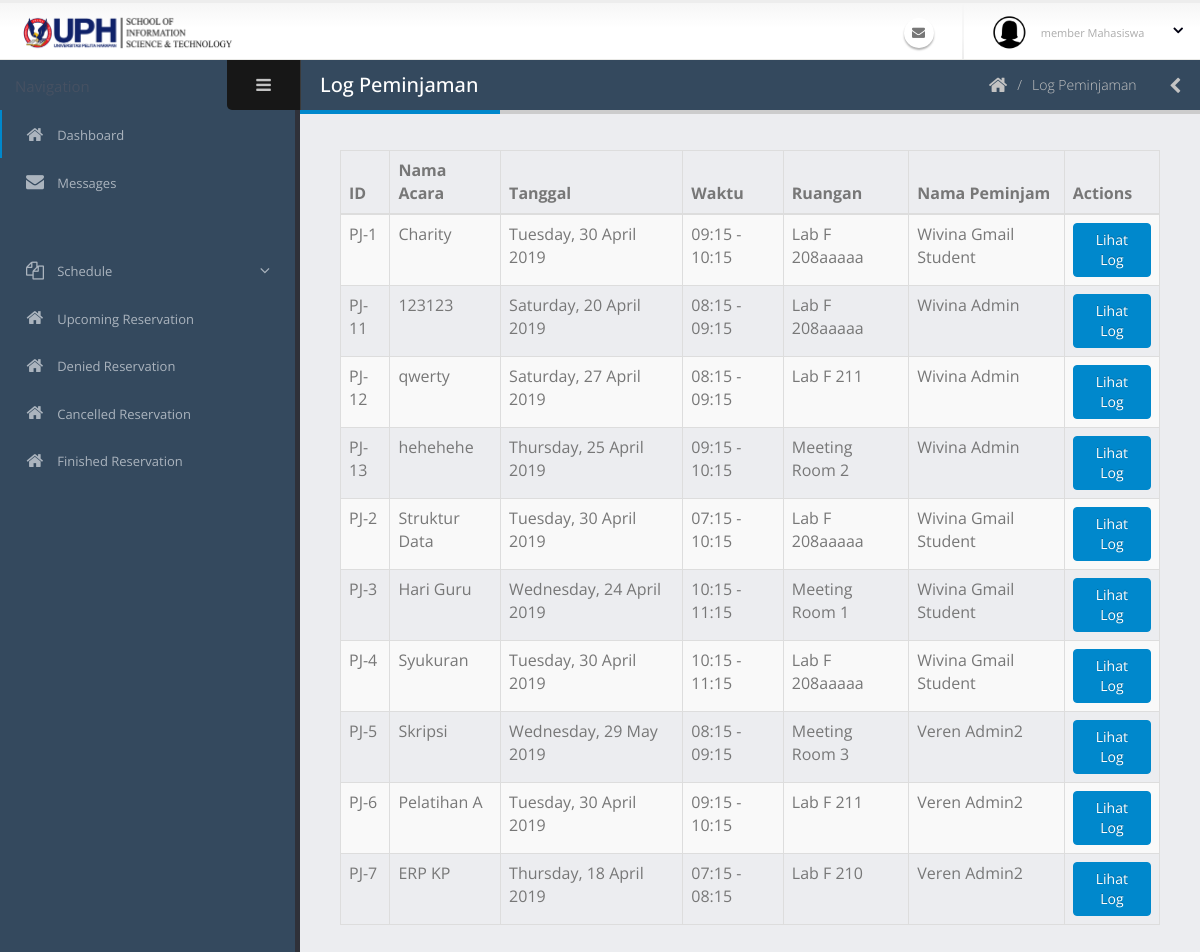
Before: /admin/logPeminjaman.php with the older database file.
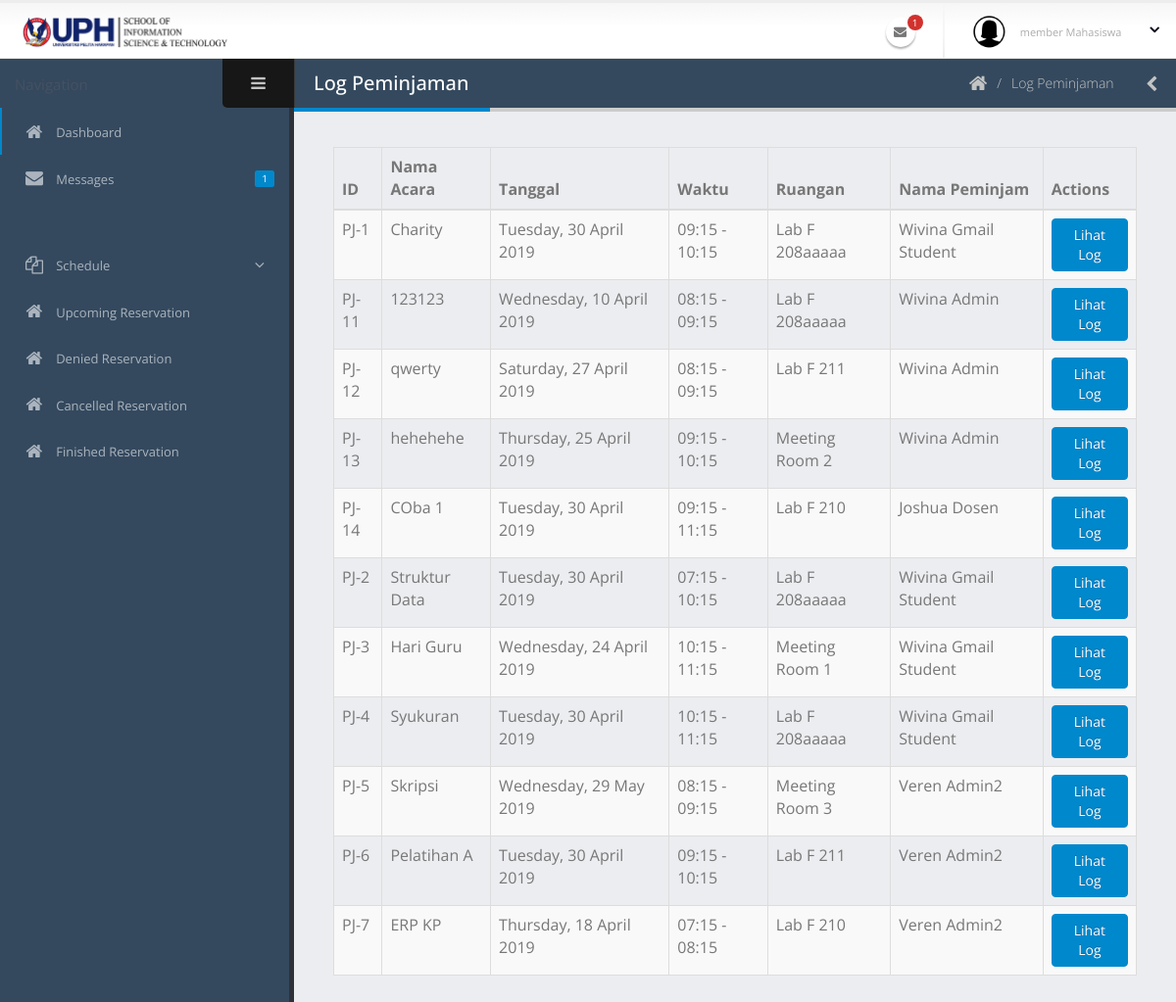
After: the same page with the newer database file.
### tables this page shows
CREATE TABLE `peminjaman` (
  `id_peminjaman` varchar(40) NOT NULL COMMENT 'PJ-0',
  `tanggal_peminjaman` date NOT NULL,
  `id_ruangan` varchar(40) NOT NULL,
  `waktu_mulai` time NOT NULL,
  `waktu_selesai` time NOT NULL,
  `id_pengguna` varchar(40) NOT NULL,
  `acara` varchar(70) NOT NULL,
  `jumlah_peserta` int(11) NOT NULL,
  `id_kategoriAcara` int(11) NOT NULL,
  `deskripsi_acara` text NOT NULL,
  `status_peminjaman` int(11) NOT NULL COMMENT '0:TUNGGU APPROVE, 1:APPROVED, 2:SEDANG DIPINJAM, 3:SELESAI, 4:TIDAK APPROVE 5:DIBATALKAN 6:TIMEOUT',
  `user_add` varchar(40) NOT NULL,
  `waktu_add` datetime NOT NULL,
  `user_edit` varchar(40) NOT NULL,
  `waktu_edit` datetime NOT NULL,
  `user_delete` varchar(40) NOT NULL,
  `waktu_delete` datetime NOT NULL,
  `status_delete` int(11) NOT NULL
);

CREATE TABLE `ruangan` (
  `id_ruangan` varchar(40) NOT NULL COMMENT 'R-0',
  `nama_ruangan` varchar(60) NOT NULL,
  `jenis_ruangan` int(11) NOT NULL COMMENT '1:LABORATORY, 2: MEETING ROOM',
  `gedung_lantai` varchar(20) NOT NULL,
  `kapasitas` int(11) NOT NULL,
  `deskripsi` text NOT NULL,
  `user_add` varchar(40) NOT NULL,
  `waktu_add` datetime NOT NULL,
  `user_edit` varchar(40) NOT NULL,
  `waktu_edit` datetime NOT NULL,
  `user_delete` varchar(40) NOT NULL,
  `waktu_delete` datetime NOT NULL,
  `status_delete` int(11) NOT NULL
);

CREATE TABLE `pengguna` (
  `id_pengguna` varchar(40) NOT NULL COMMENT 'USER-0',
  `email` varchar(50) NOT NULL,
  `kata_sandi` text NOT NULL,
  `nama_lengkap` varchar(60) NOT NULL,
  `jenis_kelamin` char(1) NOT NULL,
  `tanggal_lahir` date NOT NULL,
  `alamat` text NOT NULL,
  `no_hp` varchar(20) NOT NULL,
  `tanggal_masuk` date NOT NULL,
  `status_pengguna` int(11) NOT NULL COMMENT '1: SUPER ADMIN, 2: ADMIN, 3: MEMBER DOSEN, 4:MEMBER MAHASISWA',
  `status_daftar` int(11) NOT NULL COMMENT '0 =TIDAK AKTIF, 1=MENUNGGU APPROVE, 2=AKTIF',
  `user_add` varchar(40) NOT NULL,
  `waktu_add` datetime NOT NULL,
  `user_edit` varchar(40) NOT NULL,
  `waktu_edit` datetime NOT NULL,
  `user_delete` varchar(40) NOT NULL,
  `waktu_delete` datetime NOT NULL,
  `status_delete` int(11) NOT NULL
);

### admin/logPeminjaman.php (the view, shortened to what this page needs)
<?php include('../koneksi.php'); ?>
<?php include('req/head.php');?>
<?php include('req/header.php');?>
<?php include('req/leftbar.php');?>
	<section role="main" class="content-body">
		<header class="page-header">
			<h2>Log Peminjaman</h2>
			<div class="right-wrapper pull-right">
				<ol class="breadcrumbs">
					<li>
						<a href="index.php">
							<i class="fa fa-home"></i>
						</a>
					</li>
                    <li><span>Log Peminjaman</span></li>
				</ol>
				<a class="sidebar-right-toggle" data-open="sidebar-right"><i class="fa fa-chevron-left"></i></a>
			</div>
		</header>
        <div class="table-responsive">
            <table class="table table-bordered table-striped mb-none" id="datatable-default">
                <thead>
                    <tr>
                        <th>ID</th>
                        <th>Nama Acara</th>
                        <th>Tanggal</th>
                        <th>Waktu</th>
                        <th>Ruangan</th>
                        <th>Nama Peminjam</th>
                        <th>Actions</th>
                    </tr>
                </thead>
                <tbody>
                <?php
                        $query = mysqli_query($koneksi, "SELECT * FROM peminjaman join ruangan join pengguna on ruangan.id_ruangan = peminjaman.id_ruangan AND pengguna.id_pengguna=peminjaman.id_pengguna");
if(mysqli_num_rows($query)==0){
    ?>
    <td colspan="7" style="text-align:center"><br><b>Tidak ada data</b></td>
<?php
}else{
                        while($data=mysqli_fetch_array($query)){
                            $time = $data['tanggal_peminjaman'];
                            $times = date("l, d F Y",strtotime($time));
                            $mulai = date("H:i",strtotime($data['waktu_mulai']));
                            $selesai = date("H:i",strtotime($data['waktu_selesai']));
                        ?>
                    <tr>
                        <td><?php echo $data['id_peminjaman'] ?></td>
                        <td><?php echo $data['acara'] ?></td>
                        <td><?php echo $times ?></td>
                        <td><?php echo $mulai . " - " . $selesai ?></td>
                        <td><?php echo $data['nama_ruangan'] ?></td>
                        <td><?php echo $data['nama_lengkap'] ?></td>
                        <td>
                           <a href="lihatLog.php?id=<?php echo $data['id_peminjaman'] ?>" class="btn btn-primary">Lihat Log</a>
                        </td>
                    </tr>
                    <?php }} ?>
                </tbody>
            </table>
        </div>
<?php include('req/endtitle.php');?>
<?php include('req/script.php');?>

Changed rows visible on the page:
changed peminjaman "PJ-11": tanggal_peminjaman "Saturday, 20 April 2019" → "Wednesday, 10 April 2019"
added peminjaman: id_peminjaman "PJ-14", acara "COba 1", tanggal_peminjaman "Tuesday, 30 April 2019", waktu_mulai "09:15", waktu_selesai "11:15", id_ruangan.nama_ruangan "Lab F 210", id_pengguna.nama_lengkap "Joshua Dosen"
Other visible differences:
$jumlah: (not shown) → "1"
